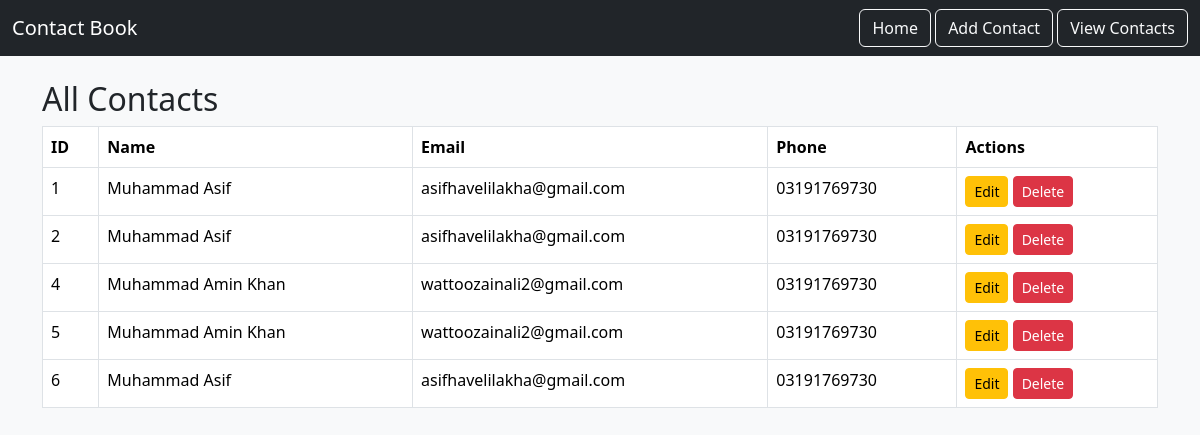
Before: /view with the older database file.
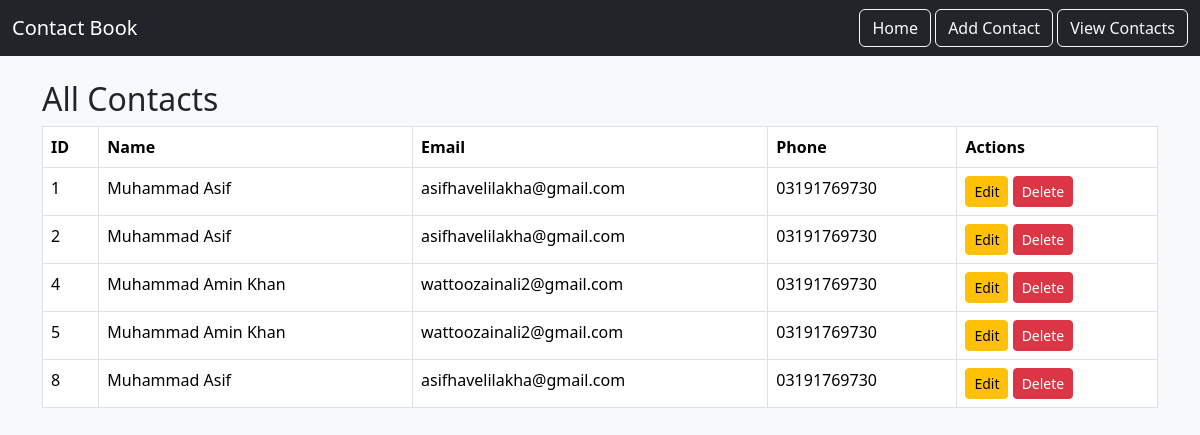
After: the same page with the newer database file.
### tables this page shows
CREATE TABLE contacts (
            id INTEGER PRIMARY KEY AUTOINCREMENT,
            name TEXT NOT NULL,
            email TEXT,
            phone TEXT
        );

### app.py (the view)
@app.route("/view")
def view_contacts():
    db = get_db()
    cursor = db.cursor()
    cursor.execute("SELECT * FROM contacts")
    contacts = cursor.fetchall()
    return render_template("view.html", contacts=contacts)

### app.py (called while the page is built)
def get_db():
    db = getattr(g, "_database", None)
    if db is None:
        db = g._database = sqlite3.connect(DATABASE)
    return db

@app.teardown_appcontext
def close_connection(exception):
    db = getattr(g, "_database", None)
    if db is not None:
        db.close()

### templates/view.html
{% extends "base.html" %}
{% block content %}
<h2>All Contacts</h2>
<table class="table table-bordered">
    <thead>
        <tr>
            <th>ID</th>
            <th>Name</th>
            <th>Email</th>
            <th>Phone</th>
            <th>Actions</th>
        </tr>
    </thead>
    <tbody>
        {% for contact in contacts %}
        <tr>
            <td>{{ contact[0] }}</td>
            <td>{{ contact[1] }}</td>
            <td>{{ contact[2] }}</td>
            <td>{{ contact[3] }}</td>
            <td>
                <a href="{{ url_for('edit_contact', id=contact[0]) }}" class="btn btn-warning btn-sm">Edit</a>
                <a href="{{ url_for('delete_contact', id=contact[0]) }}" class="btn btn-danger btn-sm">Delete</a>
            </td>
        </tr>
        {% endfor %}
    </tbody>
</table>
{% endblock %}

### templates/base.html (shortened to what this page needs)
<!DOCTYPE html>
<html lang="en">
<head>
    <link href="https://cdn.jsdelivr.net/npm/bootstrap@5.3.2/dist/css/bootstrap.min.css" rel="stylesheet">
</head>
<body class="bg-light">
    <nav class="navbar navbar-expand-lg navbar-dark bg-dark">
        <div class="container-fluid">
            <a class="navbar-brand" href="{{ url_for('home') }}">Contact Book</a>
            <div>
                <a class="btn btn-outline-light" href="{{ url_for('home') }}">Home</a>
                <a class="btn btn-outline-light" href="{{ url_for('add_contact') }}">Add Contact</a>
                <a class="btn btn-outline-light" href="{{ url_for('view_contacts') }}">View Contacts</a>
            </div>
        </div>
    </nav>
    <div class="container mt-4">
        {% block content %}{% endblock %}
    </div>
</body>
</html>

Changed rows visible on the page:
removed contacts: id "6", name "Muhammad Asif", email "asifhavelilakha@gmail.com", phone "03191769730"
added contacts: id "8", name "Muhammad Asif", email "asifhavelilakha@gmail.com", phone "03191769730"
